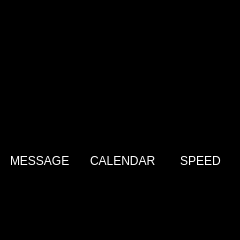
<?xml version="1.0" encoding="UTF-8"?>
<ui version="4.0">
 <class>Menu2</class>
 <widget class="QMainWindow" name="Menu2">
  <property name="geometry">
   <rect>
    <x>0</x>
    <y>0</y>
    <width>240</width>
    <height>240</height>
   </rect>
  </property>
  <property name="minimumSize">
   <size>
    <width>240</width>
    <height>240</height>
   </size>
  </property>
  <property name="maximumSize">
   <size>
    <width>240</width>
    <height>240</height>
   </size>
  </property>
  <property name="sizeIncrement">
   <size>
    <width>240</width>
    <height>240</height>
   </size>
  </property>
  <property name="baseSize">
   <size>
    <width>240</width>
    <height>240</height>
   </size>
  </property>
  <property name="windowTitle">
   <string>MainWindow</string>
  </property>
  <property name="autoFillBackground">
   <bool>false</bool>
  </property>
  <property name="styleSheet">
   <string notr="true">background-color: rgb(0, 0, 0);</string>
  </property>
  <widget class="QWidget" name="centralwidget">
   <widget class="QLabel" name="Tocdo">
    <property name="geometry">
     <rect>
      <x>170</x>
      <y>100</y>
      <width>51</width>
      <height>51</height>
     </rect>
    </property>
    <property name="text">
     <string/>
    </property>
    <property name="pixmap">
     <pixmap>Icon/icons8_ookla_speedtest_100px_2.png</pixmap>
    </property>
    <property name="scaledContents">
     <bool>true</bool>
    </property>
   </widget>
   <widget class="QLabel" name="Sms1">
    <property name="geometry">
     <rect>
      <x>20</x>
      <y>98</y>
      <width>51</width>
      <height>51</height>
     </rect>
    </property>
    <property name="text">
     <string/>
    </property>
    <property name="pixmap">
     <pixmap>Icon/icons8_messaging_100px_2.png</pixmap>
    </property>
    <property name="scaledContents">
     <bool>true</bool>
    </property>
   </widget>
   <widget class="QLabel" name="Lich1">
    <property name="geometry">
     <rect>
      <x>100</x>
      <y>98</y>
      <width>51</width>
      <height>51</height>
     </rect>
    </property>
    <property name="text">
     <string/>
    </property>
    <property name="pixmap">
     <pixmap>Icon/icons8_calendar_48px.png</pixmap>
    </property>
    <property name="scaledContents">
     <bool>true</bool>
    </property>
   </widget>
   <widget class="QLabel" name="label">
    <property name="geometry">
     <rect>
      <x>10</x>
      <y>150</y>
      <width>61</width>
      <height>21</height>
     </rect>
    </property>
    <property name="styleSheet">
     <string notr="true">color: rgb(255, 255, 255);
font: 75 11pt &quot;MS Shell Dlg 2&quot;;</string>
    </property>
    <property name="text">
     <string>MESSAGE</string>
    </property>
   </widget>
   <widget class="QLabel" name="label_2">
    <property name="geometry">
     <rect>
      <x>90</x>
      <y>150</y>
      <width>71</width>
      <height>21</height>
     </rect>
    </property>
    <property name="styleSheet">
     <string notr="true">color: rgb(255, 255, 255);
font: 75 11pt &quot;MS Shell Dlg 2&quot;;</string>
    </property>
    <property name="text">
     <string>CALENDAR</string>
    </property>
   </widget>
   <widget class="QLabel" name="label_3">
    <property name="geometry">
     <rect>
      <x>180</x>
      <y>150</y>
      <width>41</width>
      <height>21</height>
     </rect>
    </property>
    <property name="styleSheet">
     <string notr="true">color: rgb(255, 255, 255);
font: 75 11pt &quot;MS Shell Dlg 2&quot;;</string>
    </property>
    <property name="text">
     <string>SPEED</string>
    </property>
   </widget>
   <widget class="QLabel" name="Sms2">
    <property name="geometry">
     <rect>
      <x>20</x>
      <y>100</y>
      <width>51</width>
      <height>51</height>
     </rect>
    </property>
    <property name="text">
     <string/>
    </property>
    <property name="pixmap">
     <pixmap>Icon/icons8_messaging_100px_4.png</pixmap>
    </property>
    <property name="scaledContents">
     <bool>true</bool>
    </property>
   </widget>
   <widget class="QLabel" name="Lich2">
    <property name="geometry">
     <rect>
      <x>100</x>
      <y>100</y>
      <width>51</width>
      <height>51</height>
     </rect>
    </property>
    <property name="text">
     <string/>
    </property>
    <property name="pixmap">
     <pixmap>Icon/icons8_calendar_100px.png</pixmap>
    </property>
    <property name="scaledContents">
     <bool>true</bool>
    </property>
   </widget>
   <widget class="QLabel" name="Tocdo2">
    <property name="geometry">
     <rect>
      <x>170</x>
      <y>100</y>
      <width>51</width>
      <height>51</height>
     </rect>
    </property>
    <property name="text">
     <string/>
    </property>
    <property name="pixmap">
     <pixmap>Icon/icons8_ookla_speedtest_100px_3.png</pixmap>
    </property>
    <property name="scaledContents">
     <bool>true</bool>
    </property>
   </widget>
   <zorder>Tocdo2</zorder>
   <zorder>Lich2</zorder>
   <zorder>Sms2</zorder>
   <zorder>Sms1</zorder>
   <zorder>label_3</zorder>
   <zorder>label</zorder>
   <zorder>Tocdo</zorder>
   <zorder>Lich1</zorder>
   <zorder>label_2</zorder>
  </widget>
 </widget>
 <resources/>
 <connections/>
</ui>
